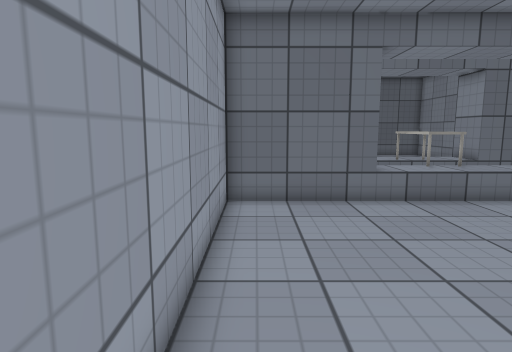
view 1 (above)

13 first-person views from a walk through a Unity game level. The camera is 1.2 m above the floor, tilts 8° down and sees 75° across. Doors are open. The floor is counted in squares, 0.5 m on a side. Each view is taken from the middle of a square. On the plan, view 1 faces up. The plan holds only what a view shows up to about 20 squares ahead; the rest is blank. The place goes on beyond the plan. Surface patterns are stand-ins for the level's own textures.

view 2
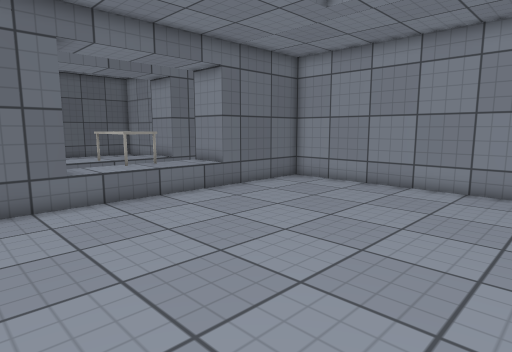

view 3
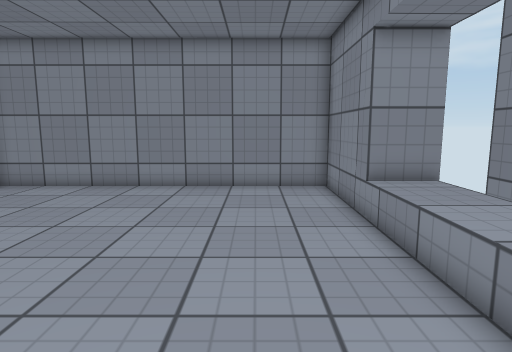

view 4
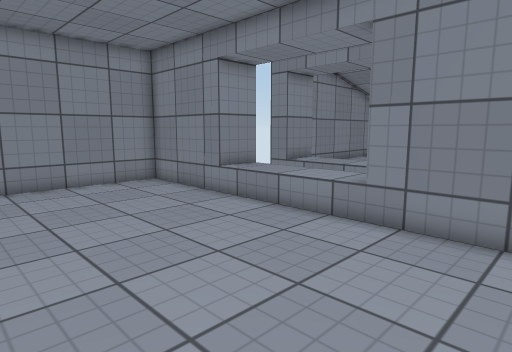

view 5
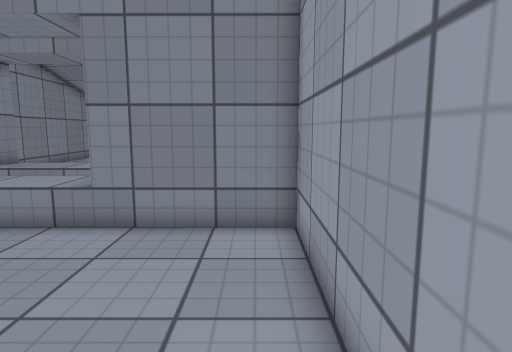

view 6
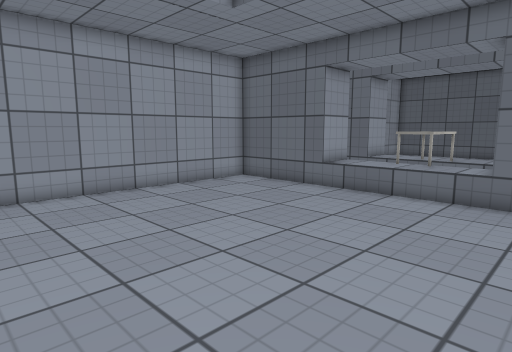

view 7
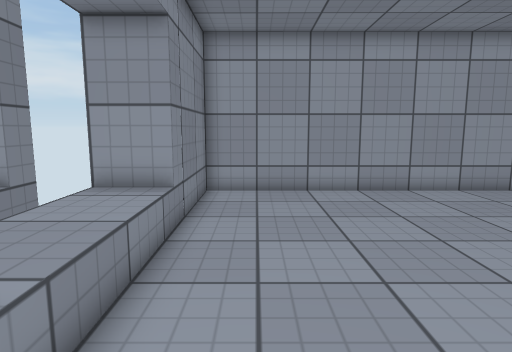

view 8
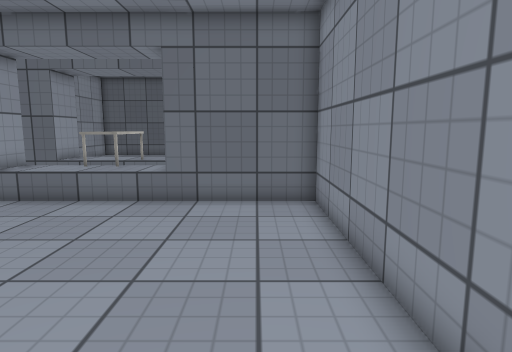

view 9
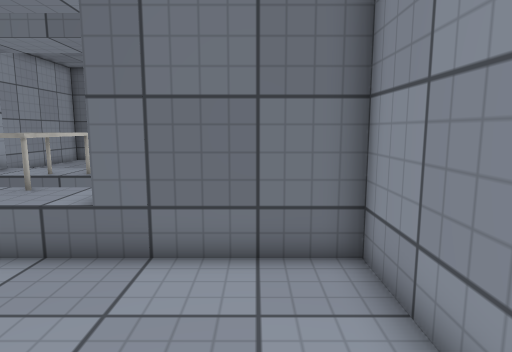

view 10
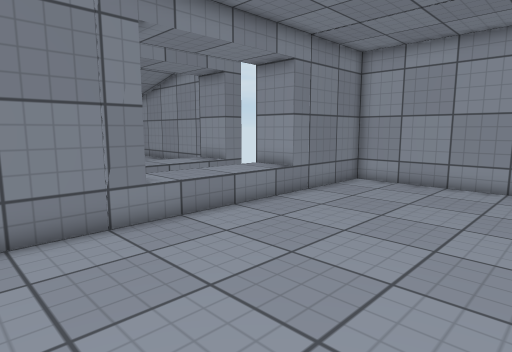

view 11
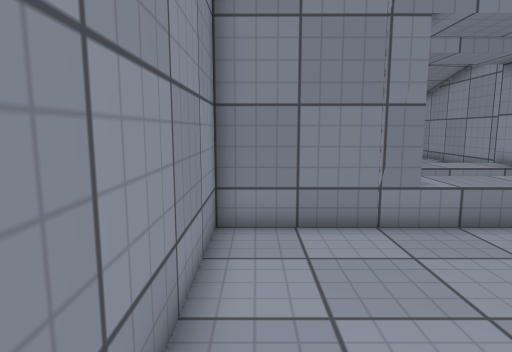

view 12
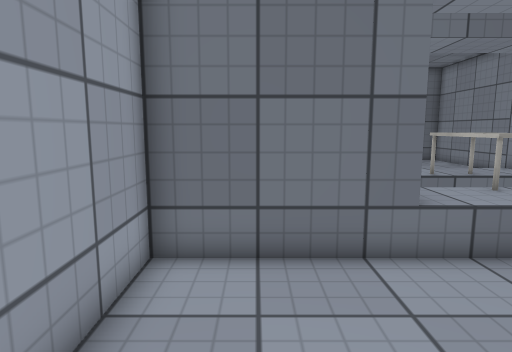

view 13
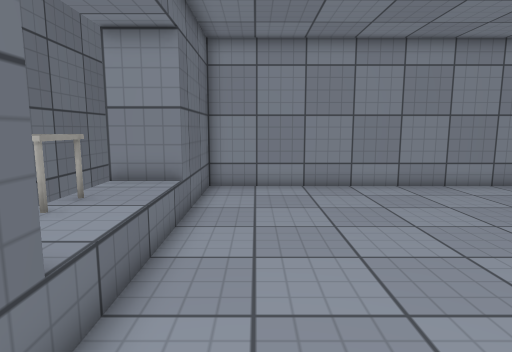

### Floor plan
Key: @ floor where view 1 was taken; # wall or solid block; . floor; D open door; O other object.
Columns run from 1 left of view 1 to 15 right of it. Each row starts with its distance up from view 1.
 15       DOOOD  ####
 14       DO OD
 13      DDOOODD
 12      #OOOOO#
 11 ######OOOOO######
 10 #...............#
  9 #...............#
  8 #...............#
  7 #...............#
  6 #...............#
  5 #...............#
  4 #...............#
  3 #...............#
  2 #...............#
  1 #...............#
  0 #@..............#
 -1 #...............#
 -2 #...............#
 -3 ######.....######
 -4      #OOOOO#
 -5      DDDDDDD

Where each view was taken, in squares from view 1:
view 1: 0 up, 0 right, facing up
view 2: 0 up, 1 right, facing up-right
view 3: 0 up, 1 right, facing right
view 4: 5 up, 0 right, facing down-right
view 5: 5 up, 0 right, facing down
view 6: 1 down, 12 right, facing up-left
view 7: 1 down, 12 right, facing left
view 8: 0 up, 13 right, facing up
view 9: 5 up, 13 right, facing up
view 10: 5 up, 14 right, facing down-left
view 11: 5 up, 14 right, facing down
view 12: 5 up, 1 right, facing up
view 13: 9 up, 1 right, facing right
